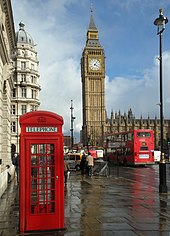
#> input picture images/londres.jpg, 170 x 236 px
$ python aula08.py
#> lines starting #> are read from the running program, lines starting #| are printed output that depends on the picture
import cv2 as cv

img = cv.imread("../../images/londres.jpg")
#> img is the input picture: shape (236, 170, 3); mean B, G, R 115.7, 115.2, 125.1
cv.imshow("janelanormal",img[:2])
print(img.shape)
#| (236, 170, 3)
#com esse comando voce realiza o corte de uma parte determinada da imagem
#os parametros são [ponto inicial y: ponto final y, ponto inicial x: ponto final x]
corte = img[100:250,15:65]
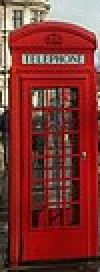
#> corte: shape (136, 50, 3) (shown 2 times larger); mean B, G, R 49.1, 54.2, 129.8
cv.imshow("janela",corte)
cv.waitKey(0)

$ run again, with images/2rostos.jpg copied over images/londres.jpg
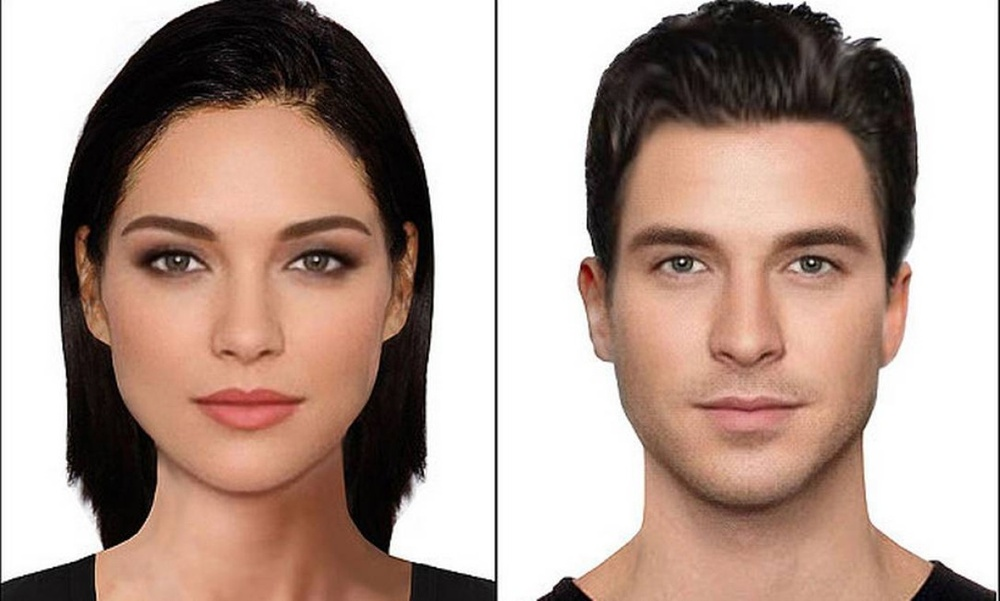
#> input picture images/2rostos.jpg, 1000 x 601 px, shrunk from 1265 x 760 before the run
#> img is the input picture: shape (601, 1000, 3); mean B, G, R 146.9, 157.1, 180
#| (601, 1000, 3)
#> `corte = img[100:250,15:65]`:
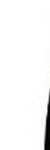
#> corte: shape (150, 50, 3); mean B, G, R 247.7, 247.8, 247.8

$ run again, with images/grupodepessoas02.jpg copied over images/londres.jpg
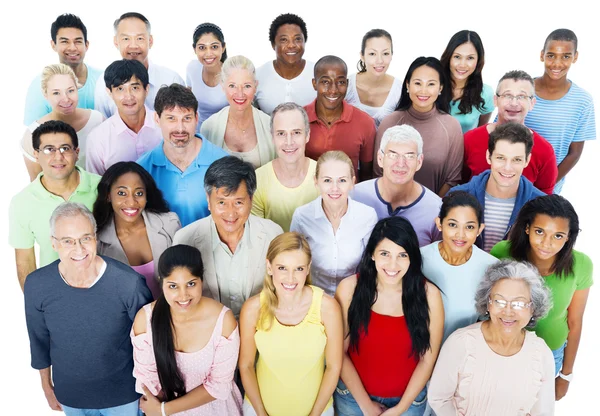
#> input picture images/grupodepessoas02.jpg, 600 x 416 px
#> img is the input picture: shape (416, 600, 3); mean B, G, R 163.7, 168.1, 181
#| (416, 600, 3)
#> `corte = img[100:250,15:65]`:
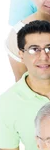
#> corte: shape (150, 50, 3); mean B, G, R 192.1, 206.9, 208.7

$ run again, with images/mae.jpg copied over images/londres.jpg
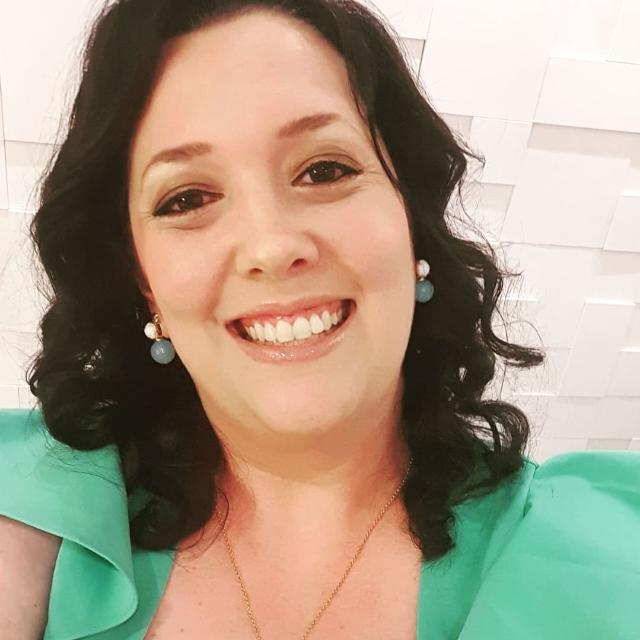
#> input picture images/mae.jpg, 640 x 640 px
#> img is the input picture: shape (640, 640, 3); mean B, G, R 132.8, 153, 166.1
#| (640, 640, 3)
#> `corte = img[100:250,15:65]`:
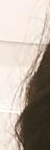
#> corte: shape (150, 50, 3); mean B, G, R 162.3, 172.9, 184.8
